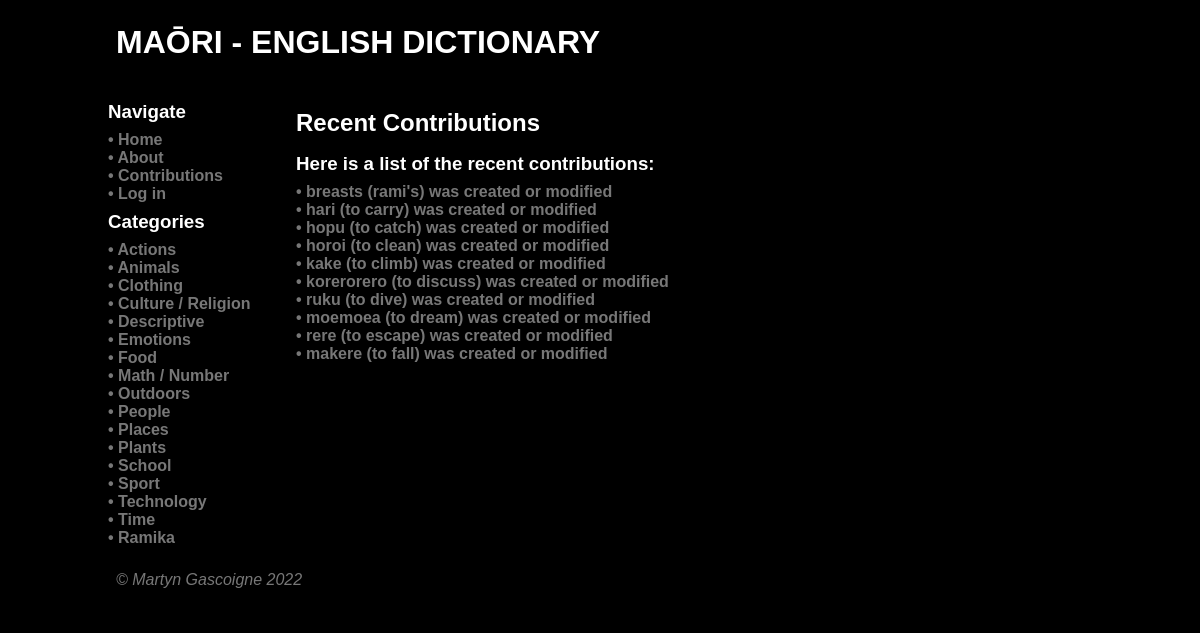
The app's page /contributions, older data.
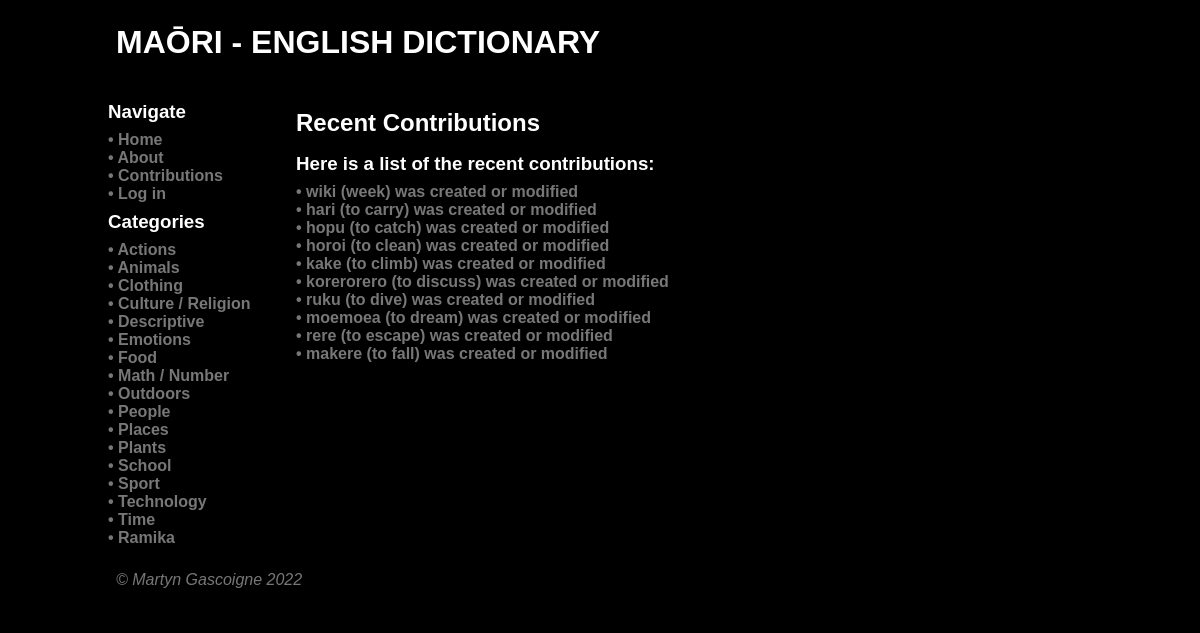
The same page, newer data.
### tables this page shows
CREATE TABLE category
(
    id          integer
        constraint category_pk
            primary key autoincrement,
    name        varchar(80),
    description varchar(600),
    timestamp   datetime
, user_created boolean);

CREATE TABLE "word"
(
	id integer
		constraint word_pk
			primary key autoincrement,
	name varchar(80),
	description varchar(600),
	author integer
		constraint word_user_id_fk
			references user,
	timestamp datetime,
	maori varchar(128),
	image varchar,
	level integer
);

### app.py (the view)
@app.route('/contributions')
def render_contributions_page():
    con = create_connection(DB_NAME)
    query = "SELECT * FROM word ORDER BY timestamp DESC LIMIT 10"
    cur = con.cursor()
    cur.execute(query)
    queried_words = cur.fetchall()
    con.close()
    print(queried_words)
    return render_template('contributions.html', category_list=find_categories(), logged_in=is_logged_in(),
                           user_account=my_account(), teacher=is_teacher(), contribution_list=queried_words)

### app.py (called while the page is built)
def create_connection(db_file):
    try:
        connection = sqlite3.connect(db_file)
        connection.execute('pragma foreign_keys=ON')
        return connection
    except Error as e:
        print(e)
    return None

def find_categories():
    con = create_connection(DB_NAME)
    query = "SELECT id, name, description FROM category"
    cur = con.cursor()
    cur.execute(query)
    found_categories = cur.fetchall()
    con.close()
    return found_categories

def my_account():
    if session.get('userid') is None:
        return False
    else:
        return session.get('userid')

def is_logged_in():
    if session.get('email') is None:
        print('Not logged in')
        return False
    else:
        print('Logged in')
        return True

def is_teacher():
    if not is_logged_in() or (session.get('teacher') is None or 0):
        print('Not teacher')
        return False
    else:
        print('Is teacher')
        return True

### templates/contributions.html (shortened to what this page needs)
{% extends 'base.html' %}
{% block heading %}Maōri - English Dictionary{% endblock %}
{% block main %}
    <h2>Recent Contributions</h2>
    <h3>Here is a list of the recent contributions:</h3>
    {% for word in contribution_list %}
    <div class="category-box">
        <h4><a href="/word/{{ word[0] }}">• {{ word[5] }} ({{ word[1] }}) was created or modified</a></h4>
    </div>
    {% endfor %}
{% endblock %}

### templates/base.html (shortened to what this page needs)
<!doctype html>
<html lang="en">
<head>
	<link href="{{ url_for('static', filename='css/style.css') }}" rel="stylesheet">
</head>
<body>
	<div id="container">
		<header>
			<h1>{% block heading %}{% endblock %}</h1>
		</header>
		<nav>
            <div class="category-box">
                <h3>Navigate</h3>
                <h4><a href="\">• Home</a></h4>
                <h4><a href="\about">• About</a></h4>
                <h4><a href="\contributions">• Contributions</a></h4>
                {% if not logged_in %}<h4><a href="\login">• Log in</a></h4>
                {% else %}
                    <h4><a href="\account\{{ user_account }}">• Account</a></h4>
                    <h4><a href="\logout">• Log out</a></h4>
                {% endif %}
                <h3>Categories
                </h3>
            </div>
            {% for category in category_list %}
            <div class="category-box">
                <h4><a href="/category/{{ category[0] }}">• {{ category[1] }}</a></h4>
            </div>
            {% endfor %}
		</nav>
		<main>
            {% block main%}{% endblock %}
        </main>
		<footer class="footer">
            <a href="https://github.com/Galvin-X/Translator" target="_blank">&copy; Martyn Gascoigne 2022</a>
		</footer>
	</div>
</body>
</html>

Row changes from the older to the newer data that the page shows:
removed word: maori "breasts", name "rami's"
now on this page (row edited): word: maori "wiki", name "week"
